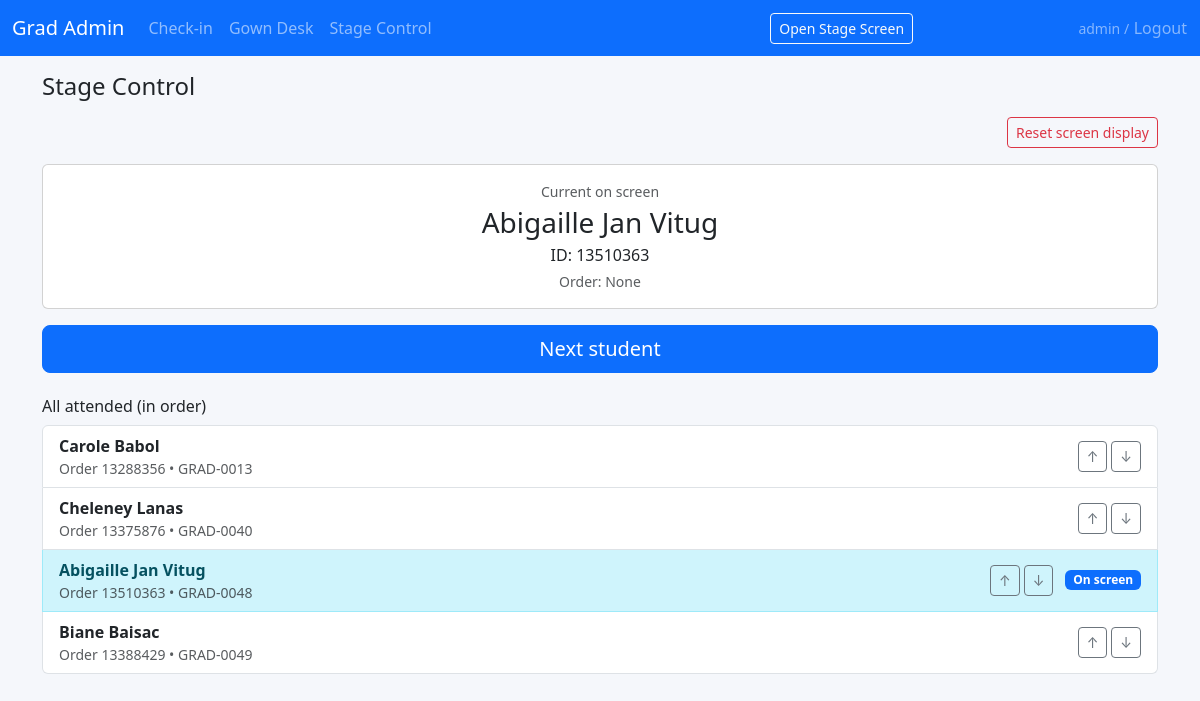
The app's page /stage/control/ (signed in), older data.
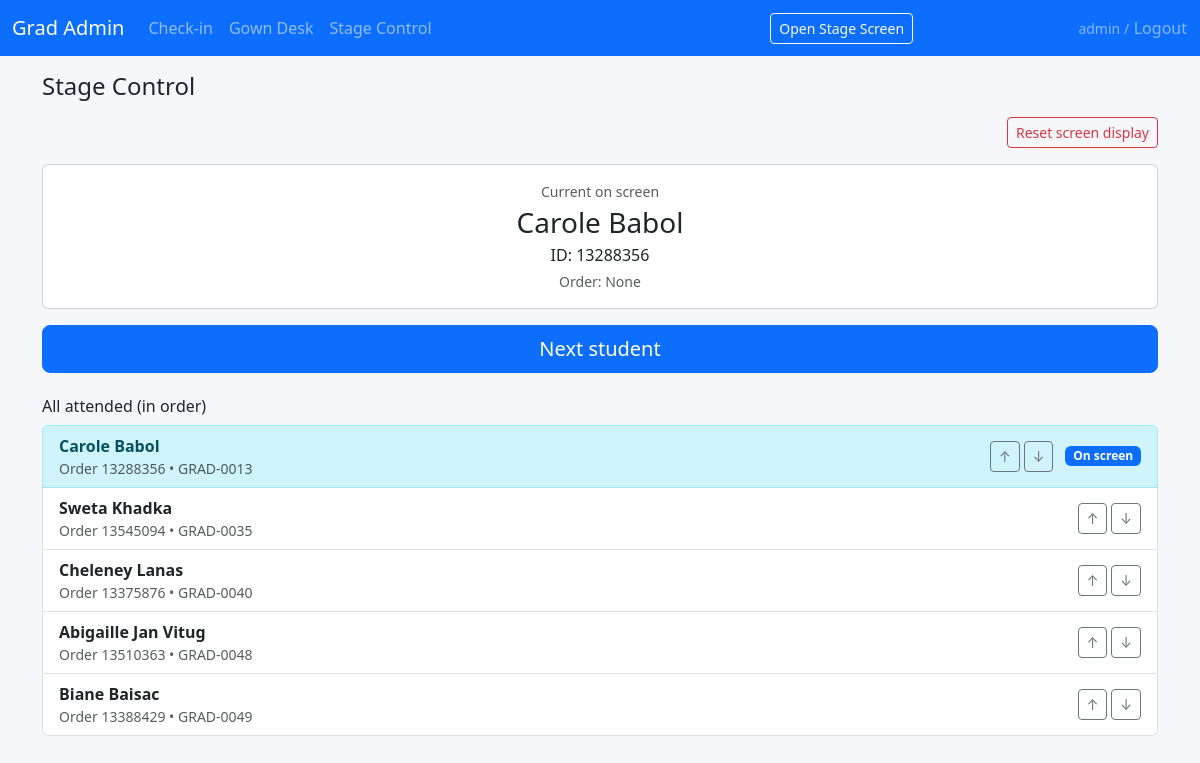
The same page, newer data.
### ceremony/models.py (models this page shows, shortened)
class Graduate(models.Model):
    submission_date = models.DateTimeField(null=True, blank=True)
    name = models.CharField(max_length=255)
    email = models.EmailField()
    student_id = models.CharField(max_length=50)
    payment_status = models.CharField(max_length=50, blank=True)
    gown_option = models.CharField(
        max_length=50,
        blank=True,
        help_text='Hire or Purchase from form',
    )
    additional_guests = models.PositiveIntegerField(default=0)
    total_amount = models.DecimalField(max_digits=10, decimal_places=2, default=0)
    unique_id = models.CharField(max_length=50, unique=True)
    gown_size = models.CharField(max_length=20, blank=True)
    submission_id = models.CharField(max_length=50, blank=True)
    photo = models.ImageField(upload_to='photos/', null=True, blank=True)
    attended = models.BooleanField(default=False)
    check_in_time = models.DateTimeField(null=True, blank=True)
    checked_in_by = models.CharField(max_length=100, blank=True)
    gown_collected = models.BooleanField(default=False)
    gown_returned = models.BooleanField(default=False)
    gown_notes = models.TextField(blank=True)
    seat_row = models.CharField(max_length=10, blank=True)
    seat_number = models.CharField(max_length=10, blank=True)
    presentation_order = models.PositiveIntegerField(
        null=True, blank=True, help_text='Order for stage presentation'
    )
    display_name = models.CharField(
        max_length=255,
        blank=True,
        help_text='Name as shown on the big screen',
    )
    course_name = models.CharField(
        max_length=255,
        blank=True,
        help_text='Optional – course/qualification to display',
    )
    class Meta:
        ordering = ['presentation_order', 'name']

### ceremony/views.py (the view, shortened to what this page needs)
# urls.py: path('stage/control/', views.stage_control, name='stage_control'),
@login_required
def stage_control(request):
    state = StageState.get_solo()
    current = state.current_graduate
    def get_attended_queryset():
        return Graduate.objects.filter(
            attended=True,
            gown_collected=True
        ).order_by('unique_id')
    attended_grads = list(get_attended_queryset())
    attended_grads = get_attended_queryset()
    context = {
        'current': current,
        'attended_grads': attended_grads,
    }
    return render(request, 'ceremony/stage_control.html', context)

### ceremony/models.py (called while the page is built)
    @classmethod
    def get_solo(cls):
        obj, _ = cls.objects.get_or_create(pk=1)
        return obj

### ceremony/templates/ceremony/stage_control.html (shortened to what this page needs)
{% extends "ceremony/base.html" %}
{% block content %}
<h1 class="h4 mb-3">Stage Control</h1>
<form method="post" class="mb-3 d-flex justify-content-end">
  <button type="submit" name="reset" value="1" class="btn btn-outline-danger btn-sm">
    Reset screen display
  </button>
</form>
<div class="card mb-3">
  <div class="card-body text-center">
    <div class="text-muted small mb-1">Current on screen</div>
    {% if current %}
      <div class="h3 mb-1">{{ current.display_name }}</div>
      <div class="mb-1">ID: {{ current.student_id }}</div>
      <div class="small text-muted">Order: {{ current.presentation_order }}</div>
    {% else %}
      <div class="h5 mb-0">No graduate selected yet.</div>
    {% endif %}
  </div>
</div>
<form method="post" class="mb-4">
  <button type="submit" name="next" value="1" class="btn btn-primary w-100 btn-lg">
    Next student
  </button>
</form>
<h2 class="h6">All attended (in order)</h2>
<div class="list-group">
  {% for g in attended_grads %}
    <div class="list-group-item d-flex justify-content-between align-items-center {% if current and current.pk == g.pk %}list-group-item-info{% endif %}">
      <div>
        <div class="fw-semibold">{{ g.display_name }}</div>
        <div class="small text-muted">Order {{ g.student_id }} • {{ g.unique_id }}</div>
      </div>
      <div class="d-flex align-items-center gap-1">
        <form method="post" class="d-inline">
          <button type="submit" name="move_up" value="1" class="btn btn-sm btn-outline-secondary" title="Move up">
            ↑
          </button>
        </form>
        <form method="post" class="d-inline">
          <button type="submit" name="move_down" value="1" class="btn btn-sm btn-outline-secondary" title="Move down">
            ↓
          </button>
        </form>
        {% if current and current.pk == g.pk %}
          <span class="badge bg-primary ms-2">On screen</span>
        {% endif %}
      </div>
    </div>
  {% empty %}
    <div class="list-group-item">No attended students yet.</div>
  {% endfor %}
</div>
{% endblock %}

Row changes from the older to the newer data that the page shows:
shown differently, row unchanged: Graduate "Carole Babol": now shows "On screen"
now on this page (row edited): Graduate: display_name "Sweta Khadka", student_id "13545094", unique_id "GRAD-0035"
shown differently, row unchanged: Graduate "Abigaille Jan Vitug": no longer shows "On screen"
Text that changed along with them:
{{ current.display_name }}: "Abigaille Jan Vitug" → "Carole Babol"
{{ current.student_id }}: "13510363" → "13288356"
